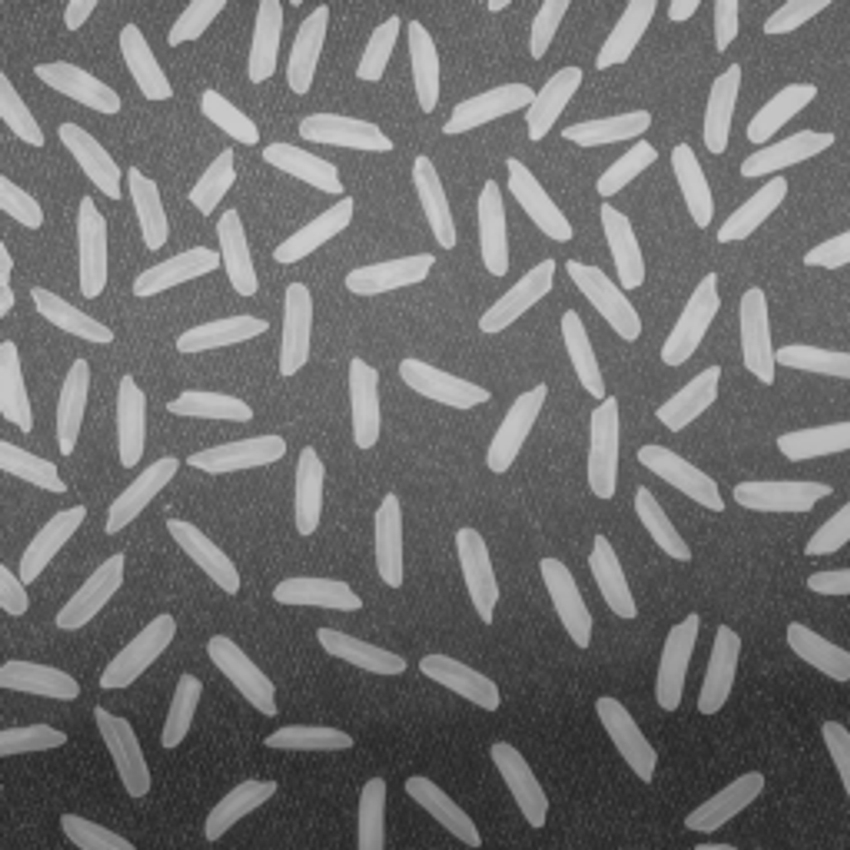
#> input picture homework_exercises/ex2/rice.jpg, 850 x 850 px
$ python ex2c.py
#> lines starting #> are read from the running program, lines starting #| are printed output that depends on the picture; after the words box and inside, x2 and y2 are one past the last pixel; in counts of white or black regions, pixels touching at a corner belong together
# Name: Ofir Cohen
# ID: 312255847
# Date: 5/1/2020

import cv2
import numpy as np
import matplotlib.pyplot as plt


def plot_images(original, lines, filling):
	'''
	Plotting the Original image and the Edged image
	'''
	plt.figure(figsize=(20,20))
	plt.subplot(131)
	plt.imshow(original, cmap='gray')
	plt.title('Original')
	plt.xticks([])
	plt.yticks([])
	plt.subplot(132)
	plt.imshow(lines, cmap='gray')
	plt.title('Objects Boundry')
	plt.xticks([])
	plt.yticks([])
	plt.subplot(133)
	plt.imshow(filling, cmap='gray')
	plt.title('Objects Filling')
	plt.xticks([])
	plt.yticks([])
	plt.show()


def find_obj_boundry(img, kernel1, kernel2):

	objects_boundry = cv2.morphologyEx(img, cv2.MORPH_OPEN, kernel1)
	dilate = cv2.dilate(objects_boundry, kernel1)
	dilate = cv2.dilate(dilate, kernel2)
	subtract = dilate - objects_boundry
	subtract = cv2.morphologyEx(subtract,cv2.MORPH_CLOSE,kernel1)
	return subtract


def region_filling(img, x, y, new_color):
	kernel = np.array((	[0, 1, 0],
						[1, 1, 1],
						[0, 1, 0]), dtype=np.uint8)

	A_c = img
	objects_filling = np.zeros((img.shape[0],img.shape[1]))
	objects_filling[0][0] = 255

	objects_filling = threshold_img(objects_filling)
	A_c = threshold_img(A_c)
	objects_filling = objects_filling.astype(np.uint8)
	A_c = A_c.astype(np.uint8)
	while True:
		prev_img = objects_filling.copy()
		objects_filling = cv2.dilate(objects_filling, kernel)
		objects_filling = np.bitwise_and(objects_filling, A_c)
		if np.array_equal(prev_img, objects_filling):
			break

	return objects_filling


def threshold_img(img):
	thr1 = img.copy()
	height, width = thr1.shape
	for col in range(width):
		for row in range(height):
			if thr1[row,col] < 120:
				thr1[row,col] = 0
			else:
				thr1[row,col] = 255
	return thr1


def main():
	img = cv2.imread('rice.jpg', 0)
#> img is the input picture: shape (850, 850); min 36, max 207, mean 111.3
	thresh1 = threshold_img(img)
#> after the loop in threshold_img, `for col in range(width):`:
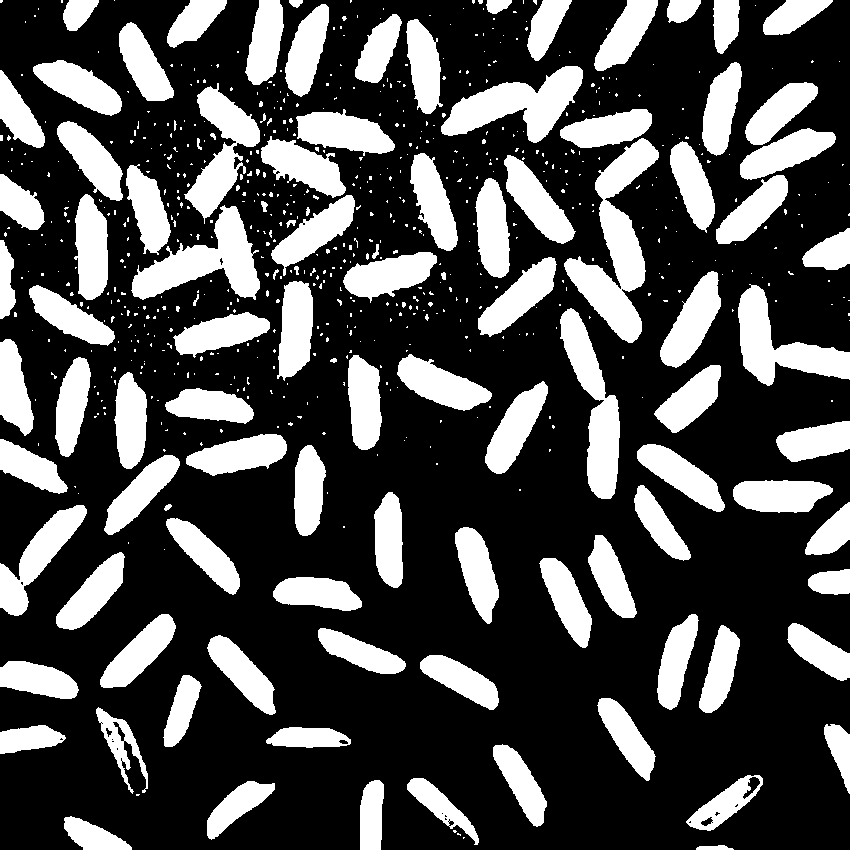
#> thr1: shape (850, 850); 29.5% white; 712 white regions (603 under 20 px), largest, box (x1, y1, x2, y2) and area: (564, 138, 659, 343) 7296, (131, 205, 260, 300) 5261, (441, 66, 583, 143) 5147
	height, width = thresh1.shape
#> height = 850; width = 850

	kernel1 = np.array((	[0,0,1,1,0,0],
							[0,1,1,1,1,0],
							[1,1,1,1,1,1],
							[1,1,1,1,1,1],
							[0,1,1,1,1,0],
							[0,1,1,1,1,0],
							[0,0,1,1,0,0]), dtype=np.uint8)

	kernel2 = np.array((	[0,1,0],
							[1,1,1],
							[0,1,0]), dtype=np.uint8)

	objects_boundry = find_obj_boundry(thresh1, kernel1, kernel2)
#> in find_obj_boundry, `objects_boundry = cv2.morphologyEx(img, cv2.MORPH_OPEN, kernel1)`:
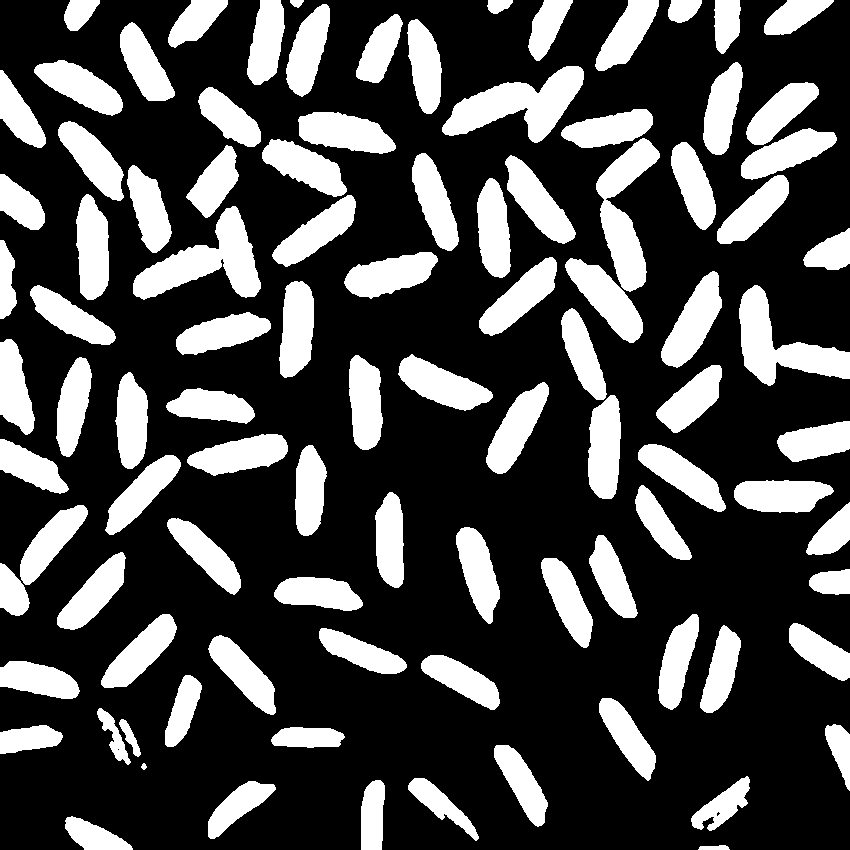
#> objects_boundry: shape (850, 850); 28.6% white; 99 white regions, largest, box (x1, y1, x2, y2) and area: (442, 66, 584, 143) 5123, (133, 206, 261, 300) 5121, (739, 285, 850, 386) 4636
#> in find_obj_boundry, `dilate = cv2.dilate(objects_boundry, kernel1)`: dilate: shape (850, 850); 35.9% white; 86 white regions, largest, box (x1, y1, x2, y2) and area: (559, 106, 663, 346) 11827, (260, 109, 399, 270) 9927, (715, 79, 840, 247) 8838
#> in find_obj_boundry, `dilate = cv2.dilate(dilate, kernel2)`:
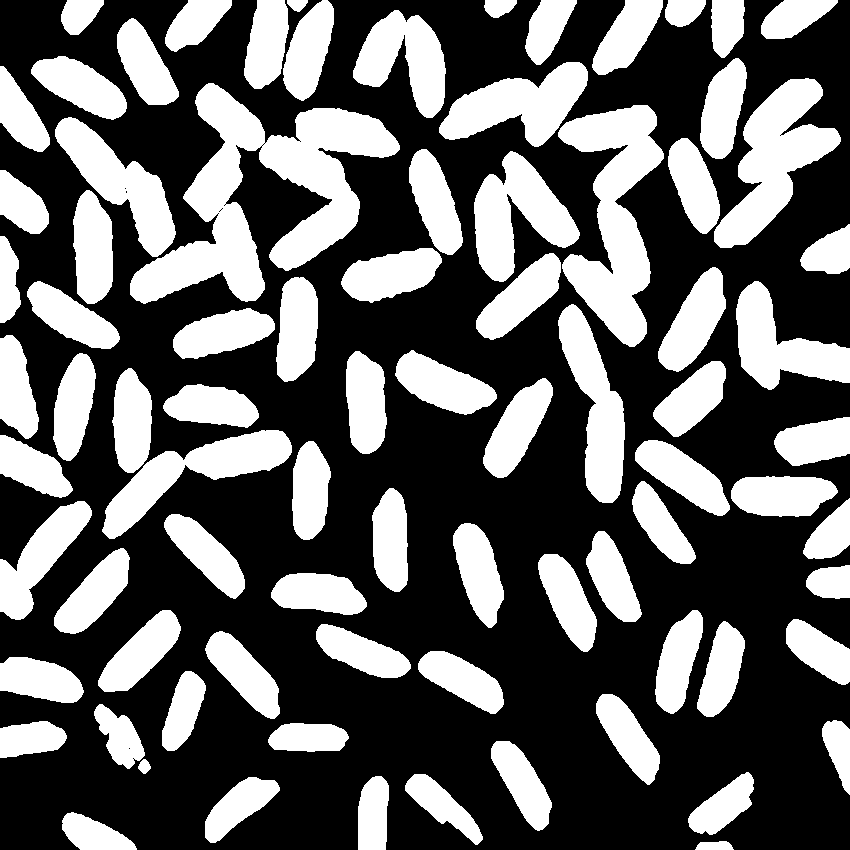
#> dilate: shape (850, 850); 38.4% white; 83 white regions, largest, box (x1, y1, x2, y2) and area: (130, 83, 400, 304) 22536, (558, 105, 664, 347) 12540, (714, 78, 841, 248) 9351
#> in find_obj_boundry, `subtract = dilate - objects_boundry`: subtract: shape (850, 850); 9.8% white; 85 white regions (2 under 20 px), largest, box (x1, y1, x2, y2) and area: (130, 83, 400, 304) 5481, (558, 105, 664, 347) 2972, (714, 78, 841, 248) 2241
#> in find_obj_boundry, `subtract = cv2.morphologyEx(subtract,cv2.MORPH_CLOSE,kernel1)`:
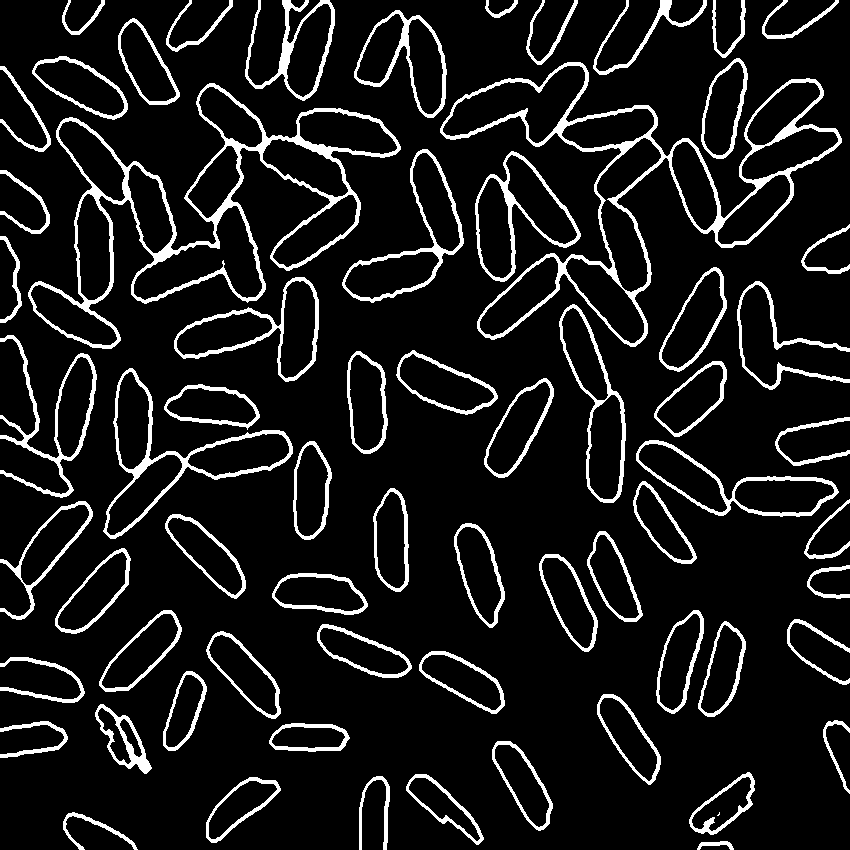
#> subtract: shape (850, 850); 9.9% white; 67 white regions (1 under 20 px), largest, box (x1, y1, x2, y2) and area: (28, 83, 401, 349) 9124, (440, 62, 842, 347) 8611, (103, 368, 293, 539) 2627

	objects_copy = (objects_boundry.copy() * -1) + 255

	objects_filling = region_filling(objects_copy, 0, 0, 0)
#> after the loop in region_filling, `while True:`:
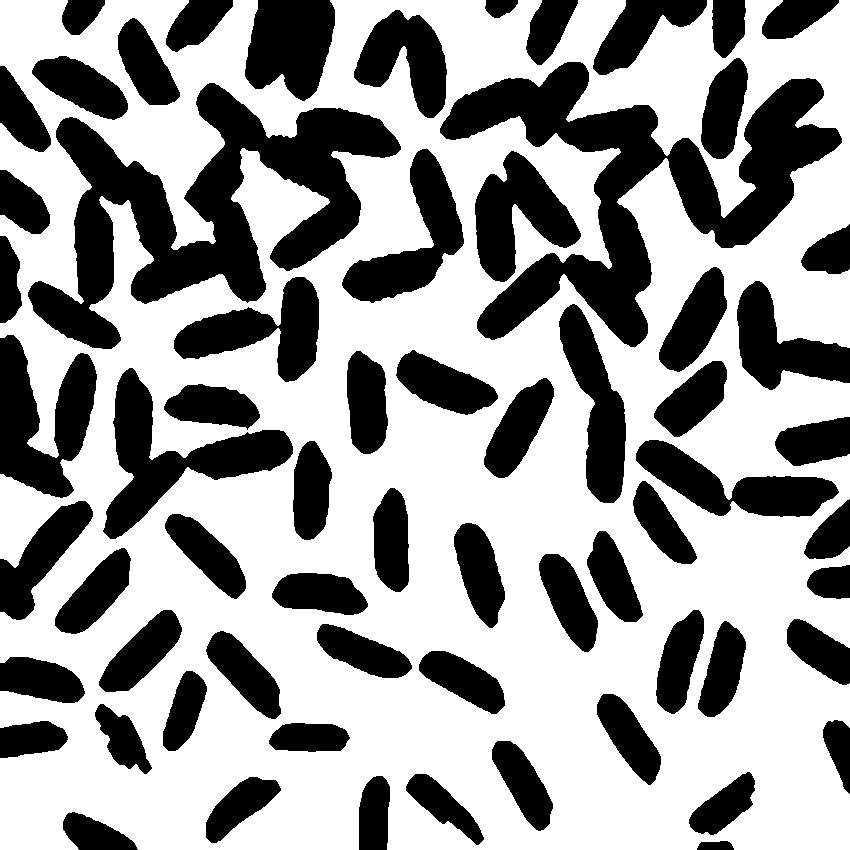
#> objects_filling: shape (850, 850); 61.4% white; 66 black regions, largest, box (x1, y1, x2, y2) and area: (28, 83, 401, 349) 35924, (440, 62, 842, 347) 35323, (103, 368, 293, 539) 10109
	objects_filling = cv2.dilate(objects_filling, kernel1)
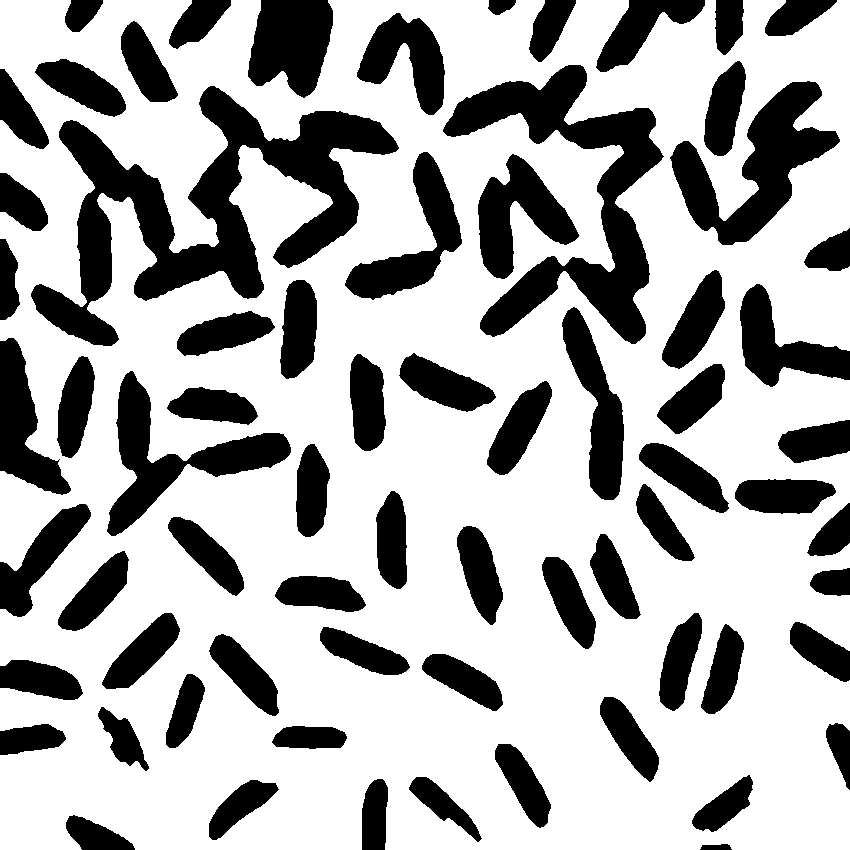
#> objects_filling: shape (850, 850); 68.4% white; 70 black regions, largest, box (x1, y1, x2, y2) and area: (31, 86, 399, 346) 30038, (443, 65, 664, 344) 19084, (670, 81, 840, 245) 10579

	output_img = (objects_filling.copy() * -1) + 255

	plot_images(img, objects_boundry, output_img)


if __name__ == "__main__":
	main()
